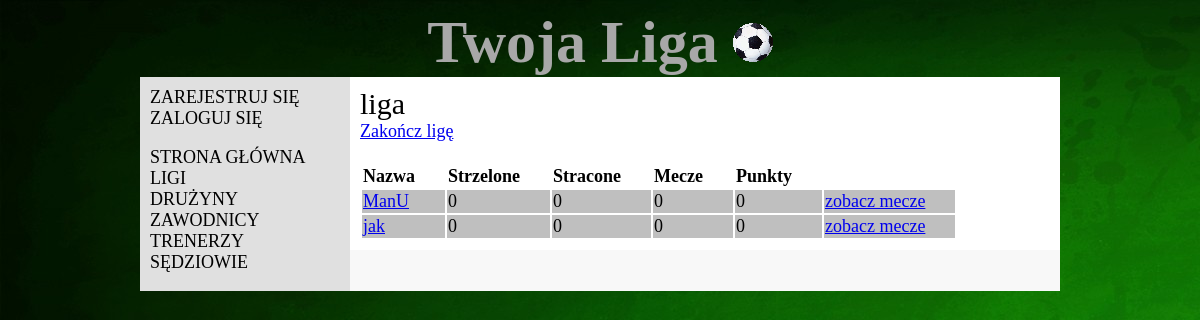
Before: /league/1/ with the older database file.
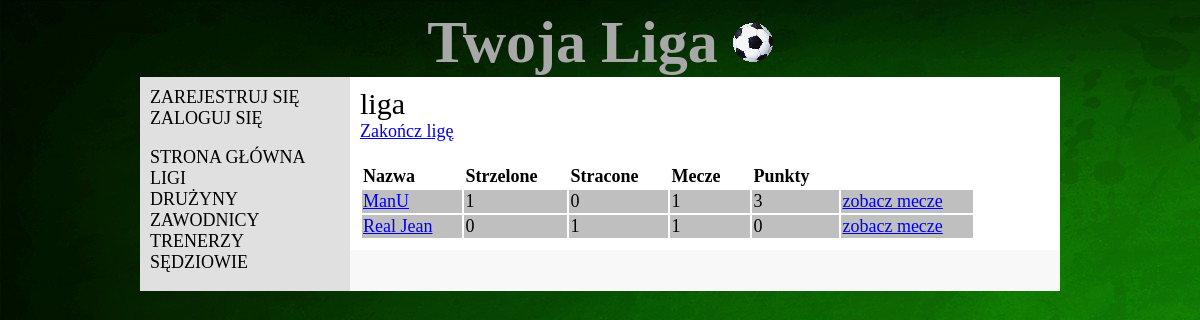
After: the same page with the newer database file.
### liga/models.py (models this page shows, shortened)
class League_Team(models.Model):
    points=models.IntegerField()
    scoredGoals=models.IntegerField()
    lostGoals=models.IntegerField()
    matchPlayed=models.IntegerField()
    team=models.ForeignKey(Team)
    league=models.ForeignKey(League)

class Team(models.Model):
    name=models.CharField(max_length=50)
    available= models.BooleanField()
    coach=models.ForeignKey(Coach)

### liga/views.py (the view)
# urls.py: url(r'^league/(?P<l_id>\d+)/', views.league, name='league'),
def league(request, l_id = "0"):
    leagueID = int(l_id)
    if leagueID < 1:
        return redirect('/')
    else:
        l = League.objects.get(id = leagueID)
        teams_list = League_Team.objects.filter(league = l)
        for tl in teams_list:
            mecze = Match.objects.filter(Q(league=l) & (Q(homeTeam=tl.team) | Q(guestTeam=tl.team)))
            punkty = 0
            stracone = 0
            strzelone = 0
            for mecz in mecze:
                if mecz.homeTeam == tl.team:
                    if mecz.homeGoals > mecz.guestGoals:
                        punkty = punkty + 3
                    if mecz.homeGoals == mecz.guestGoals:
                        punkty = punkty + 1
                    stracone = stracone + mecz.guestGoals
                    strzelone = strzelone + mecz.homeGoals
                if mecz.guestTeam == tl.team:
                    if mecz.homeGoals < mecz.guestGoals:
                        punkty = punkty + 3
                    if mecz.homeGoals == mecz.guestGoals:
                        punkty = punkty + 1
                    stracone = stracone + mecz.homeGoals
                    strzelone = strzelone + mecz.guestGoals
            tl.matchPlayed = mecze.count()
            tl.scoredGoals = strzelone
            tl.lostGoals = stracone
            tl.points = punkty
            tl.save()
        template = loader.get_template('league.html')
        context = RequestContext(request, {
            'teams_list' : teams_list,
            'league' : l
        })
        return HttpResponse(template.render(context))

### liga/templates/league.html (shortened to what this page needs)
<!DOCTYPE html>
{% extends "base.html" %}
{% block content %}
    <div class="title">{{ league.name }}</div>
    {% if league.finished == False %}
        <a href="{% url 'finishleague' league.id %}">Zakończ ligę</a>
    {% endif %}
    <br><br>
    <table>
        <tr>
            <td><b>Nazwa</b></td>
            <td><b>Strzelone</b></td>
            <td><b>Stracone</b></td>
            <td><b>Mecze</b></td>
            <td><b>Punkty</b></td>
        </tr>
        {% for team in teams_list %}
            <tr>
                <td><a href="{% url 'team' team.team.id league.id %}">{{ team.team.name }}</a> </td>
                <td>{{ team.scoredGoals }}</td>
                <td>{{ team.lostGoals }}</td>
                <td>{{ team.matchPlayed }}</td>
                <td>{{ team.points }}</td>
                <td><a href="{% url 'matches' team.team.id league.id %}">zobacz mecze</a></td>
            </tr>
        {% endfor %}
    </table>
{% endblock %}

Changed rows visible on the page:
changed League_Team "ManU": scoredGoals "0" → "1"; matchPlayed "0" → "1"; points "0" → "3"
changed League_Team: team.name "jak" → "Real Jean"; lostGoals "0" → "1"; matchPlayed "0" → "1"
